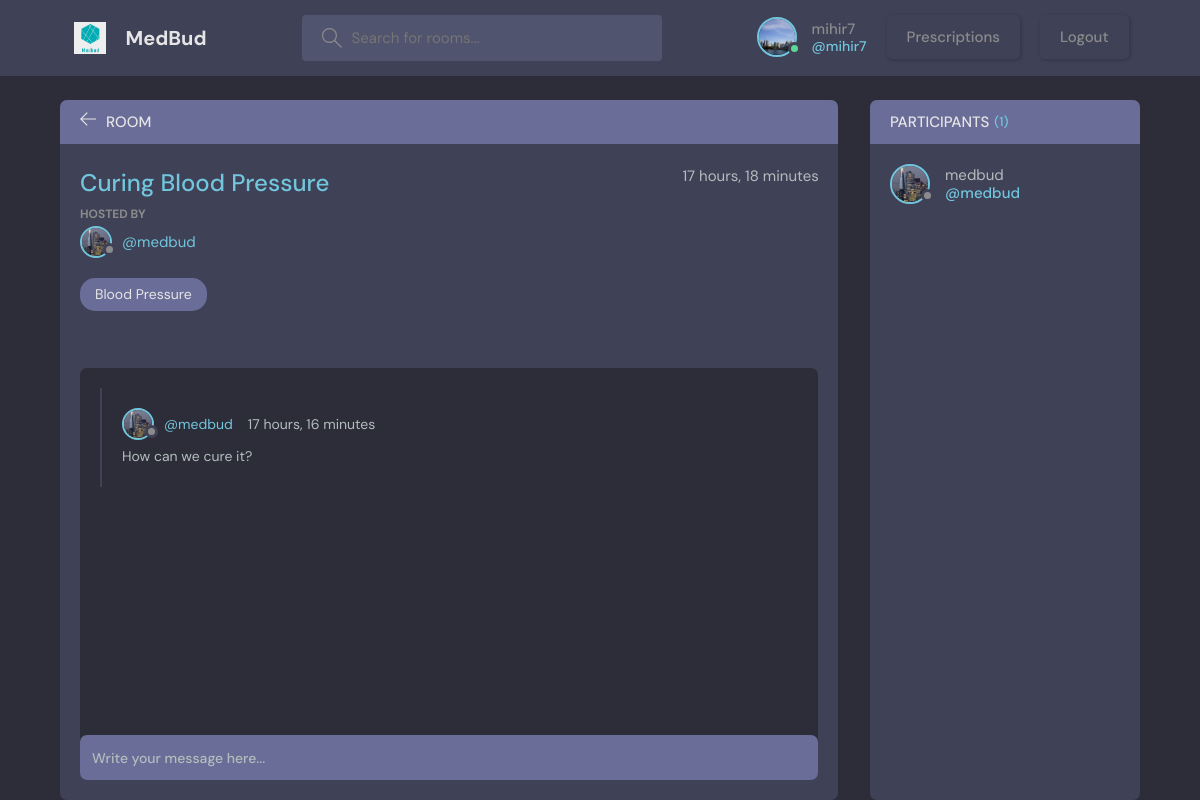
Screenshot of /room/6/ (signed in) with the database file from the repository.
### base/models.py (models this page shows, shortened)
class Imagine(models.Model):
    user = models.OneToOneField(User,null=True,on_delete=models.CASCADE)
    imge = models.ImageField(null=True, default="avatar.svg")

class Room(models.Model):
    host = models.ForeignKey(User, on_delete=models.SET_NULL, null=True)
    topic = models.ForeignKey(Topic, on_delete=models.SET_NULL, null=True)
    name = models.CharField(max_length=200)
    description = models.TextField(null=True, blank=True)
    participants = models.ManyToManyField(
        User, related_name='participants', blank=True)
    updated = models.DateTimeField(auto_now=True)
    created = models.DateTimeField(auto_now_add=True)
    class Meta:
        ordering = ['-updated', '-created']

class Topic(models.Model):
    name = models.CharField(max_length=200)
    def __str__(self):
        return self.name

class Message(models.Model):
    user = models.ForeignKey(User, on_delete=models.CASCADE)
    room = models.ForeignKey(Room, on_delete=models.CASCADE)
    body = models.TextField()
    updated = models.DateTimeField(auto_now=True)
    created = models.DateTimeField(auto_now_add=True)
    class Meta:
        ordering = ['-updated', '-created']

### base/views.py (the view)
# urls.py: path('room/<str:pk>/',views.room,name="room"),
@login_required(login_url='login')   ##
def room(request,pk):
    if Room.objects.filter(id=pk).exists()==False:
        return HttpResponse('Room DoesNot exist')
    rom=Room.objects.get(id=pk)
    msg=rom.message_set.all().order_by('-created')
    participants=rom.participants.all()
    if request.method == 'POST':
        body= request.POST.get('body')
        message=Message.objects.create(user = request.user,room = rom, body = body)
        rom.participants.add(request.user)
        return redirect('room',pk=rom.id)
    return render(request,'base/room.html',{'room':rom,'msg':msg,'participants':participants})

### base/templates/base/room.html (shortened to what this page needs)
{% extends 'main.html' %}
{% block content %}
    <main class="profile-page layout layout--2">
      <div class="container">
        <div class="room">
          <div class="room__top">
            <div class="room__topLeft">
              <a href="{% url 'home' %}">
                <svg version="1.1" xmlns="http://www.w3.org/2000/svg" width="32" height="32" viewBox="0 0 32 32">
                  <title>arrow-left</title>
                  <path
                    d="M13.723 2.286l-13.723 13.714 13.719 13.714 1.616-1.611-10.96-10.96h27.625v-2.286h-27.625l10.965-10.965-1.616-1.607z"
                  ></path>
                </svg>
              </a>
              <h3>Room</h3>
            </div>
          </div>
          <div class="room__box scroll">
            <div class="room__header scroll">
              <div class="room__info">
                <h3>{{room.name}}</h3>
                <span>{{room.created | timesince}}</span>
              </div>
              <div class="room__hosted">
                <p>Hosted By</p>
                <a href="{% url 'profile' room.host.id %}" class="room__author">
                  <div class="avatar avatar--small">
                    <img src="{{room.host.imagine.imge.url}}" />
                  </div>
                  <span>@{{room.host.username}}</span>
                </a>
              </div>
              <span class="room__topics">{{room.topic}}</span>
            </div>
            <div class="room__conversation">
              <div class="threads scroll">
                {% for message in msg %}
                <div class="thread">
                  <div class="thread__top">
                    <div class="thread__author">
                      <a href="{% url 'profile' message.user.id %}" class="thread__authorInfo">
                        <div class="avatar avatar--small">
                          <img src="{{message.user.imagine.imge.url}}" />
                        </div>
                        <span>@{{message.user.username}}</span>
                      </a>
                      <span class="thread__date">{{message.created | timesince}}</span>
                    </div>
                  </div>
                  <div class="thread__details">
                    {{message.body}}
                  </div>
                </div>
                {% endfor %}
              </div>
            </div>
          </div>
          {% if request.user.is_authenticated %}
          <div class="room__message">
            <form method="POST" action="">
              <input type="text" name="body" placeholder="Write your message here..." /></form>
          </div>
          {% endif %}
        </div>
        <div class="participants">
          <h3 class="participants__top">Participants <span>({{participants.count}})</span></h3>
          <div class="participants__list scroll">
            {% for part in participants %}
            <a href="{% url 'profile' part.id %}" class="participant">
              <div class="avatar avatar--medium">
                <img src="{{part.imagine.imge.url}}" />
              </div>
              <p>
                {{part.username}}
                <span>@{{part.username}}</span>
              </p>
            </a>
            {% endfor %}
          </div>
        </div>
      </div>
    </main>
    {% endblock %}

### templates/navbar.html (shortened to what this page needs)
{% load static %}
<head>
</head>
<header class="header header--loggedIn">
    <div class="container">
        <a href="{% url 'home' %}" class="header__logo">
            <img src="{% static 'images/logo.png' %}" />
            <h1>MedBud</h1>
        </a>
        <form class="header__search" method="GET" action="{% url 'home' %}">
            <label>
                <input name="q" placeholder="Search for rooms..." />
            </label>
        </form>
        <nav class="header__menu">
            {% if request.user.is_authenticated %}
            <div class="header__user">
                <a href="{% url 'profile' request.user.id %}">
                    <div class="avatar avatar--medium active">
                        <img src="{{request.user.imagine.imge.url}}" />
                    </div>
                    <p>{{request.user.username}} <span>@{{request.user.username}}</span></p>
                </a>
                <a href="{% url 'prescriptions' %}" class="btn btn-info">
                    Prescriptions</a>
                <a href="{% url 'logout' %}" class="btn btn-info">
                    Logout</a>
            </div>
            {% else %}
            <a href="{% url 'login' %}">
                    <img src="{% static 'images/avatar.svg' %}" />
                        <p>Login</p>
                </a>
            {% endif %}
        </nav>
    </div>
</header>

### rows the page displays
Room: name "Curing Blood Pressure", created "17 hours, 18 minutes", host.imagine.imge (picture), host.username "medbud", topic "Blood Pressure"
Message: user.imagine.imge (picture), user.username "medbud", created "17 hours, 16 minutes", body "How can we cure it?"

### other values shown
{{ request.user.username }} "mihir7"
{{ participants.count }} "1"
{{ part.username }} "medbud"
